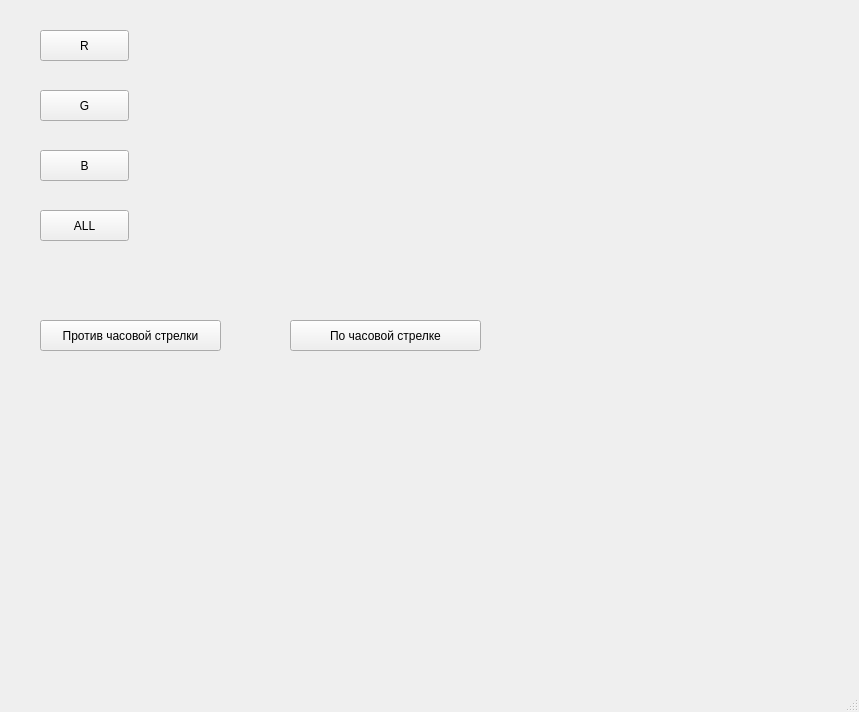
<?xml version="1.0" encoding="UTF-8"?>
<ui version="4.0">
 <class>MainWindow</class>
 <widget class="QMainWindow" name="MainWindow">
  <property name="geometry">
   <rect>
    <x>0</x>
    <y>0</y>
    <width>859</width>
    <height>712</height>
   </rect>
  </property>
  <property name="windowTitle">
   <string>PILL 2.0</string>
  </property>
  <widget class="QWidget" name="centralwidget">
   <widget class="QPushButton" name="pushButton">
    <property name="geometry">
     <rect>
      <x>40</x>
      <y>30</y>
      <width>89</width>
      <height>31</height>
     </rect>
    </property>
    <property name="text">
     <string>R</string>
    </property>
   </widget>
   <widget class="QPushButton" name="pushButton_2">
    <property name="geometry">
     <rect>
      <x>40</x>
      <y>210</y>
      <width>89</width>
      <height>31</height>
     </rect>
    </property>
    <property name="text">
     <string>ALL</string>
    </property>
   </widget>
   <widget class="QPushButton" name="pushButton_3">
    <property name="geometry">
     <rect>
      <x>40</x>
      <y>90</y>
      <width>89</width>
      <height>31</height>
     </rect>
    </property>
    <property name="text">
     <string>G</string>
    </property>
   </widget>
   <widget class="QPushButton" name="pushButton_4">
    <property name="geometry">
     <rect>
      <x>40</x>
      <y>150</y>
      <width>89</width>
      <height>31</height>
     </rect>
    </property>
    <property name="text">
     <string>B</string>
    </property>
   </widget>
   <widget class="QLabel" name="label">
    <property name="geometry">
     <rect>
      <x>160</x>
      <y>30</y>
      <width>291</width>
      <height>261</height>
     </rect>
    </property>
    <property name="text">
     <string/>
    </property>
   </widget>
   <widget class="QPushButton" name="pushButton_5">
    <property name="geometry">
     <rect>
      <x>40</x>
      <y>320</y>
      <width>181</width>
      <height>31</height>
     </rect>
    </property>
    <property name="text">
     <string>Против часовой стрелки</string>
    </property>
   </widget>
   <widget class="QPushButton" name="pushButton_6">
    <property name="geometry">
     <rect>
      <x>290</x>
      <y>320</y>
      <width>191</width>
      <height>31</height>
     </rect>
    </property>
    <property name="text">
     <string>По часовой стрелке</string>
    </property>
   </widget>
  </widget>
  <widget class="QMenuBar" name="menubar">
   <property name="geometry">
    <rect>
     <x>0</x>
     <y>0</y>
     <width>859</width>
     <height>22</height>
    </rect>
   </property>
  </widget>
  <widget class="QStatusBar" name="statusbar"/>
 </widget>
 <resources/>
 <connections/>
</ui>
